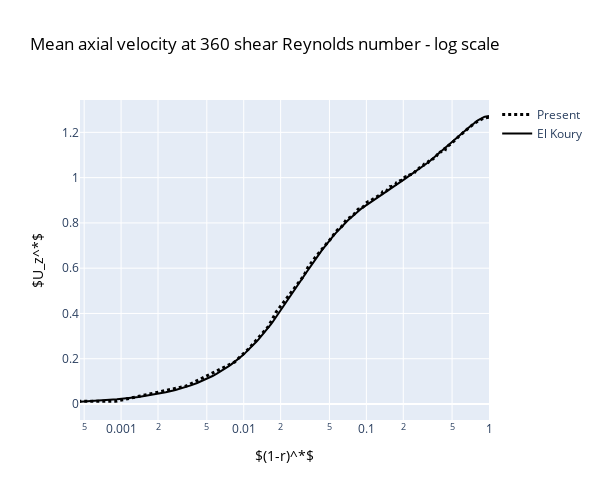

The notebook cell this image was saved under:
### Code cell
fig = go.Figure()
fig.add_trace(go.Scatter(x=df_avg.dist_norm, y=z_velocity_smoothed, 
                         name='Present', line = dict(color='black', width=3,   dash='dot')))
fig.add_trace(go.Scatter(x=df.OneMin_rPlus, y=df.UzPlus, 
                         name='El Koury', line = dict(color='black')))
fig.update_layout(
    title = dict(text ="Mean axial velocity at 360 shear Reynolds number - log scale", font =dict(color ='black')),
    xaxis_title = dict(text ='$(1-r)^*$', font= dict(color ='black')),
    yaxis_title =dict(text ='$U_z^*$', font= dict(color ='black')),
    xaxis_type="log", 
    autosize=False,
    width=600,
    height=500)

fig.show()

### Figure 1 — Plotly figure (JSON) as saved in the notebook; plotly's stock layout.template omitted (floating-point values rounded to 4 significant figures; data arrays with more than 128 entries replaced by an {"elided": "..."} marker saying what was removed)
{"data": [{"line": {"color": "black", "dash": "dot", "width": 3}, "name": "Present", "type": "scatter", "x": {"elided": "346 float values"}, "y": {"elided": "346 float values"}}, {"line": {"color": "black"}, "name": "El Koury", "type": "scatter", "x": {"elided": "318 float values"}, "y": {"elided": "318 float values"}}], "layout": {"autosize": false, "height": 500, "title": {"font": {"color": "black"}, "text": "Mean axial velocity at 360 shear Reynolds number - log scale"}, "width": 600, "xaxis": {"title": {"font": {"color": "black"}, "text": "$(1-r)^*$"}, "type": "log"}, "yaxis": {"title": {"font": {"color": "black"}, "text": "$U_z^*$"}}}}
